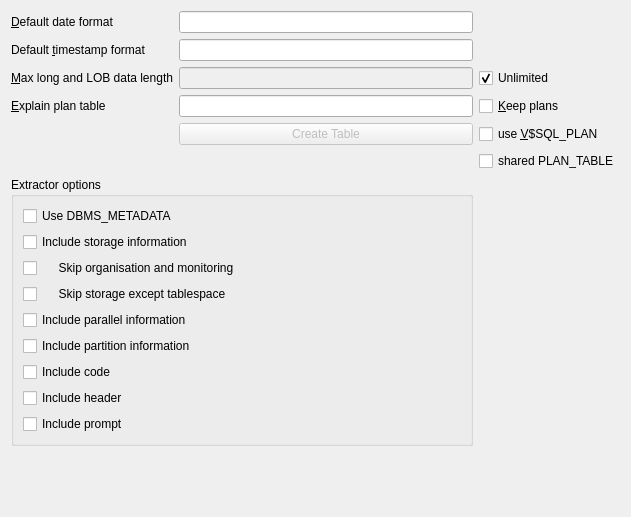
<?xml version="1.0" encoding="UTF-8"?>
<ui version="4.0">
 <class>toOracleSettingUI</class>
 <widget class="QWidget" name="toOracleSettingUI">
  <property name="geometry">
   <rect>
    <x>0</x>
    <y>0</y>
    <width>631</width>
    <height>517</height>
   </rect>
  </property>
  <property name="windowTitle">
   <string>Form1</string>
  </property>
  <layout class="QGridLayout">
   <property name="margin">
    <number>11</number>
   </property>
   <property name="spacing">
    <number>6</number>
   </property>
   <item row="4" column="1">
    <widget class="QPushButton" name="CreatePlanTable">
     <property name="enabled">
      <bool>false</bool>
     </property>
     <property name="sizePolicy">
      <sizepolicy hsizetype="Preferred" vsizetype="Fixed">
       <horstretch>0</horstretch>
       <verstretch>0</verstretch>
      </sizepolicy>
     </property>
     <property name="text">
      <string>Create Table</string>
     </property>
    </widget>
   </item>
   <item row="0" column="1">
    <widget class="QLineEdit" name="DefaultDate"/>
   </item>
   <item row="1" column="0">
    <widget class="QLabel" name="TextLabel6_2_2_3">
     <property name="toolTip">
      <string>The default timestamp format to use when querying the database.</string>
     </property>
     <property name="text">
      <string>Default &amp;timestamp format</string>
     </property>
     <property name="wordWrap">
      <bool>false</bool>
     </property>
     <property name="buddy">
      <cstring>DefaultTimestamp</cstring>
     </property>
    </widget>
   </item>
   <item row="2" column="2">
    <widget class="QCheckBox" name="Unlimited">
     <property name="text">
      <string>Unlimited</string>
     </property>
     <property name="checked">
      <bool>true</bool>
     </property>
    </widget>
   </item>
   <item row="4" column="2">
    <widget class="QCheckBox" name="VsqlPlans">
     <property name="toolTip">
      <string>Use V$SQL_PLAN when possible.</string>
     </property>
     <property name="text">
      <string>use &amp;V$SQL_PLAN</string>
     </property>
    </widget>
   </item>
   <item row="3" column="0">
    <widget class="QLabel" name="TextLabel6_3">
     <property name="toolTip">
      <string>Name of the table to put explain plan output in.</string>
     </property>
     <property name="text">
      <string>&amp;Explain plan table</string>
     </property>
     <property name="wordWrap">
      <bool>false</bool>
     </property>
     <property name="buddy">
      <cstring>ExplainPlan</cstring>
     </property>
    </widget>
   </item>
   <item row="5" column="2">
    <widget class="QCheckBox" name="SharedPlan">
     <property name="enabled">
      <bool>true</bool>
     </property>
     <property name="text">
      <string>shared PLAN_TABLE</string>
     </property>
     <property name="checked">
      <bool>false</bool>
     </property>
    </widget>
   </item>
   <item row="3" column="2">
    <widget class="QCheckBox" name="KeepPlans">
     <property name="toolTip">
      <string>Keep records for the plan explanations in the plan table.</string>
     </property>
     <property name="text">
      <string>&amp;Keep plans</string>
     </property>
    </widget>
   </item>
   <item row="3" column="1">
    <widget class="QLineEdit" name="ExplainPlan"/>
   </item>
   <item row="2" column="1">
    <widget class="QLineEdit" name="MaxLong">
     <property name="enabled">
      <bool>false</bool>
     </property>
    </widget>
   </item>
   <item row="2" column="0">
    <widget class="QLabel" name="TextLabel6_3_2">
     <property name="toolTip">
      <string>Max length to read from LOB or LONG data fields. LONG:s can not be specified unlimited but will be defaulted to 33000 if unlimited.</string>
     </property>
     <property name="text">
      <string>&amp;Max long and LOB data length</string>
     </property>
     <property name="wordWrap">
      <bool>false</bool>
     </property>
     <property name="buddy">
      <cstring>ExplainPlan</cstring>
     </property>
    </widget>
   </item>
   <item row="6" column="0" colspan="2">
    <widget class="QGroupBox" name="extractorGroupBox">
     <property name="title">
      <string>Extractor options</string>
     </property>
     <layout class="QVBoxLayout" name="verticalLayout" stretch="0,0,0,0,0,0,0,0,0">
      <item>
       <widget class="QCheckBox" name="cbUseDbmsMetadata">
        <property name="text">
         <string>Use DBMS_METADATA</string>
        </property>
       </widget>
      </item>
      <item>
       <widget class="QCheckBox" name="cbIncludeStorage">
        <property name="text">
         <string>Include storage information</string>
        </property>
       </widget>
      </item>
      <item>
       <widget class="QCheckBox" name="cbSkipOrgMon">
        <property name="text">
         <string>     Skip organisation and monitoring</string>
        </property>
       </widget>
      </item>
      <item>
       <widget class="QCheckBox" name="cbSkiptStorExTablespace">
        <property name="text">
         <string>     Skip storage except tablespace</string>
        </property>
       </widget>
      </item>
      <item>
       <widget class="QCheckBox" name="cbIncludeParallel">
        <property name="text">
         <string>Include parallel information</string>
        </property>
       </widget>
      </item>
      <item>
       <widget class="QCheckBox" name="cbIncludePartition">
        <property name="text">
         <string>Include partition information</string>
        </property>
       </widget>
      </item>
      <item>
       <widget class="QCheckBox" name="cbIncludeCode">
        <property name="text">
         <string>Include code</string>
        </property>
       </widget>
      </item>
      <item>
       <widget class="QCheckBox" name="cbIncludeHeader">
        <property name="text">
         <string>Include header</string>
        </property>
       </widget>
      </item>
      <item>
       <widget class="QCheckBox" name="cbIncludePrompt">
        <property name="text">
         <string>Include prompt</string>
        </property>
       </widget>
      </item>
     </layout>
    </widget>
   </item>
   <item row="0" column="0">
    <widget class="QLabel" name="TextLabel6_2_2_2">
     <property name="toolTip">
      <string>The default dateformat to use when querying the database.</string>
     </property>
     <property name="text">
      <string>&amp;Default date format</string>
     </property>
     <property name="wordWrap">
      <bool>false</bool>
     </property>
     <property name="buddy">
      <cstring>DefaultDate</cstring>
     </property>
    </widget>
   </item>
   <item row="1" column="1">
    <widget class="QLineEdit" name="DefaultTimestamp"/>
   </item>
   <item row="7" column="0">
    <spacer name="verticalSpacer">
     <property name="orientation">
      <enum>Qt::Vertical</enum>
     </property>
     <property name="sizeHint" stdset="0">
      <size>
       <width>20</width>
       <height>40</height>
      </size>
     </property>
    </spacer>
   </item>
  </layout>
 </widget>
 <tabstops>
  <tabstop>DefaultDate</tabstop>
  <tabstop>DefaultTimestamp</tabstop>
  <tabstop>MaxLong</tabstop>
  <tabstop>Unlimited</tabstop>
  <tabstop>ExplainPlan</tabstop>
  <tabstop>KeepPlans</tabstop>
  <tabstop>CreatePlanTable</tabstop>
  <tabstop>VsqlPlans</tabstop>
 </tabstops>
 <resources/>
 <connections>
  <connection>
   <sender>CreatePlanTable</sender>
   <signal>clicked()</signal>
   <receiver>toOracleSettingUI</receiver>
   <slot>createPlanTable()</slot>
   <hints>
    <hint type="sourcelabel">
     <x>436</x>
     <y>214</y>
    </hint>
    <hint type="destinationlabel">
     <x>20</x>
     <y>20</y>
    </hint>
   </hints>
  </connection>
  <connection>
   <sender>Unlimited</sender>
   <signal>toggled(bool)</signal>
   <receiver>MaxLong</receiver>
   <slot>setDisabled(bool)</slot>
   <hints>
    <hint type="sourcelabel">
     <x>563</x>
     <y>142</y>
    </hint>
    <hint type="destinationlabel">
     <x>436</x>
     <y>144</y>
    </hint>
   </hints>
  </connection>
 </connections>
 <slots>
  <signal>signal1()</signal>
 </slots>
</ui>
